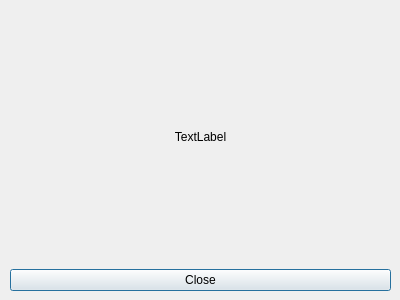
<?xml version="1.0" encoding="UTF-8"?>
<ui version="4.0">
 <class>Dialog</class>
 <widget class="QDialog" name="Dialog">
  <property name="geometry">
   <rect>
    <x>0</x>
    <y>0</y>
    <width>400</width>
    <height>300</height>
   </rect>
  </property>
  <property name="windowTitle">
   <string>Dialog</string>
  </property>
  <widget class="QWidget" name="verticalLayoutWidget">
   <property name="geometry">
    <rect>
     <x>10</x>
     <y>10</y>
     <width>381</width>
     <height>281</height>
    </rect>
   </property>
   <layout class="QVBoxLayout" name="verticalLayout">
    <item>
     <widget class="QLabel" name="label">
      <property name="text">
       <string>TextLabel</string>
      </property>
      <property name="alignment">
       <set>Qt::AlignCenter</set>
      </property>
     </widget>
    </item>
    <item>
     <widget class="QPushButton" name="pushButton">
      <property name="text">
       <string>Close</string>
      </property>
     </widget>
    </item>
   </layout>
  </widget>
 </widget>
 <resources/>
 <connections/>
</ui>
